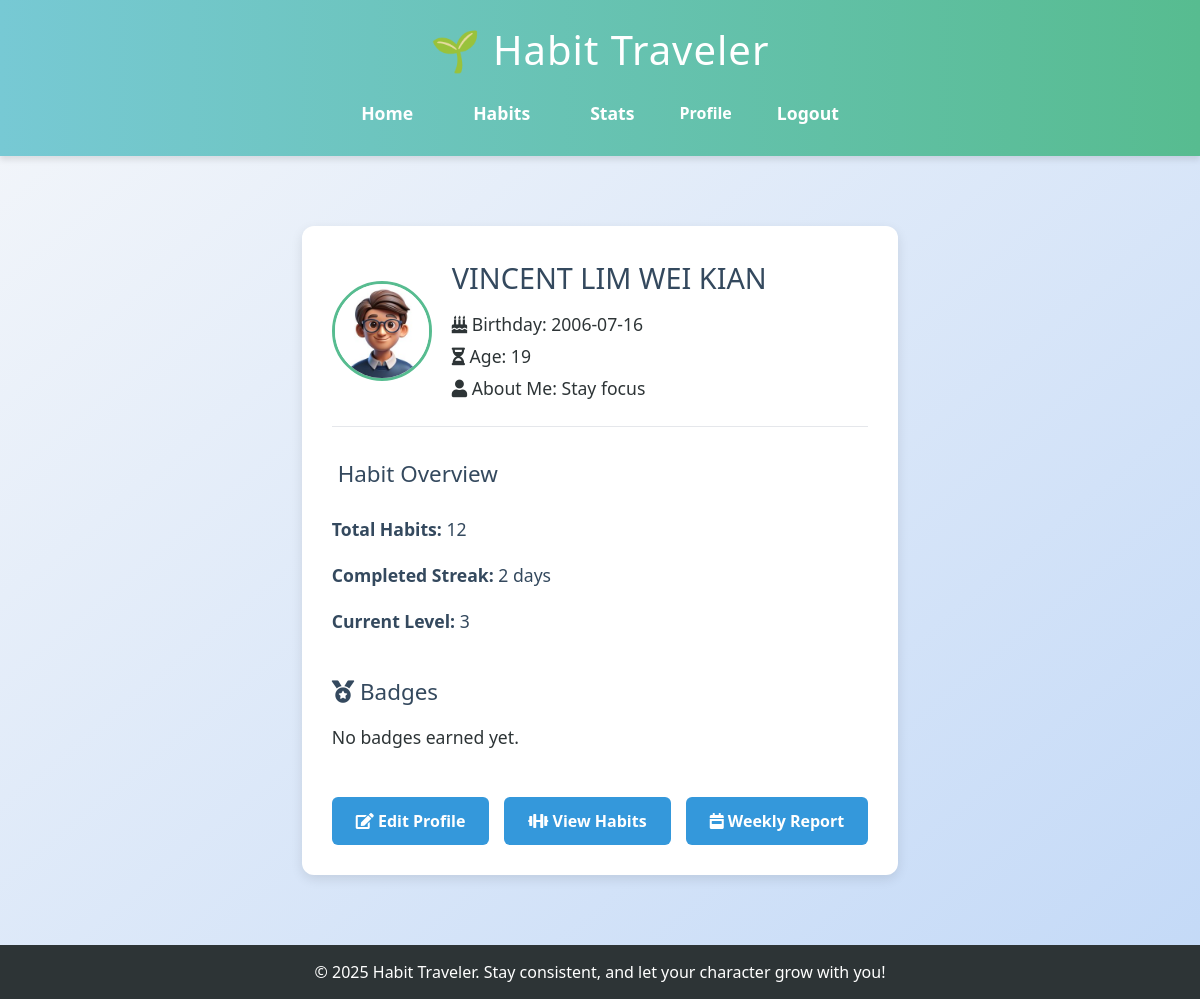
The app's page /profile (signed in), older data.
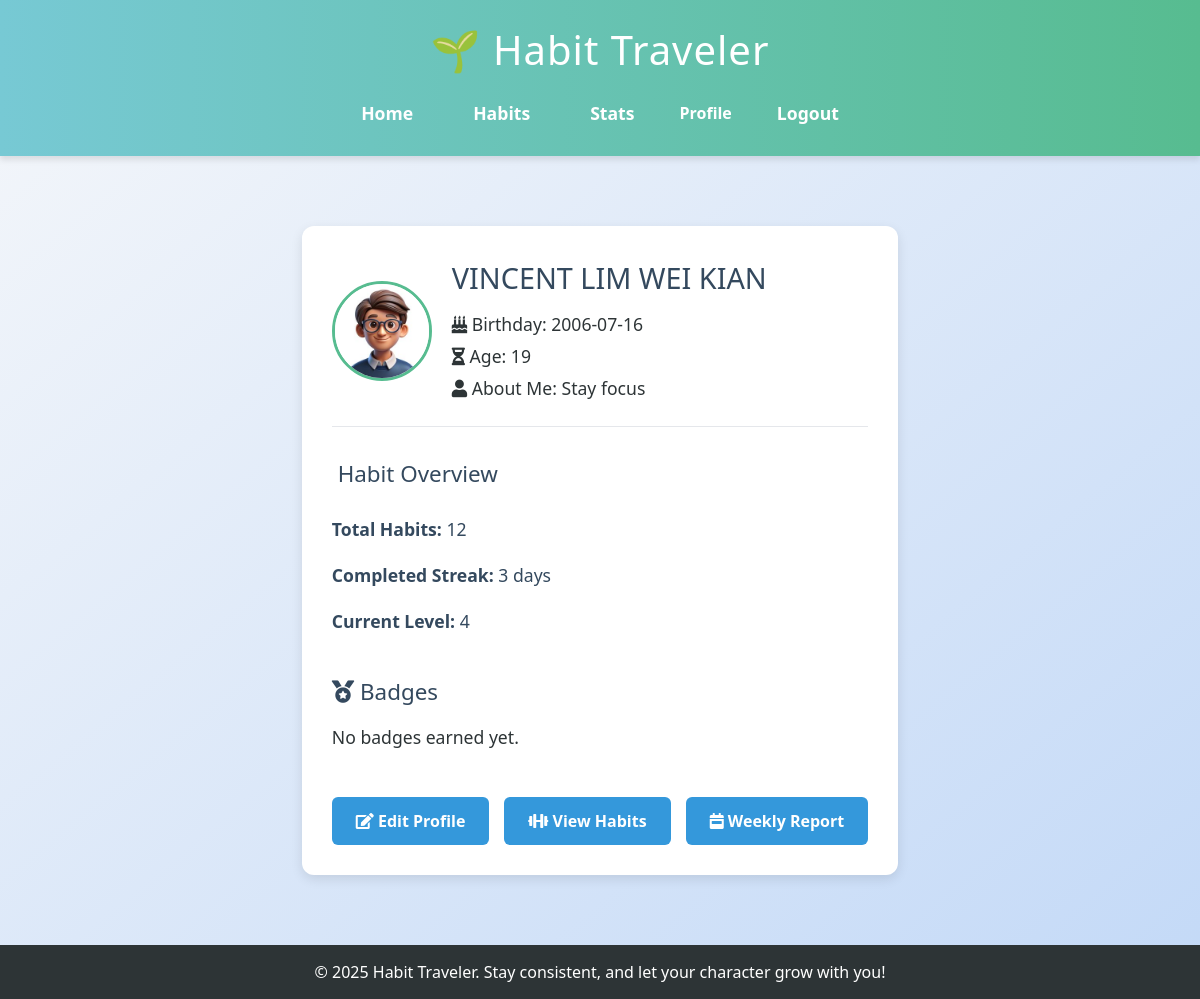
The same page, newer data.
### app.py (models this page shows)
class User(db.Model):
    id = db.Column(db.Integer, primary_key=True)
    email = db.Column(db.String(150), unique=True, nullable=False)
    name = db.Column(db.String(150), unique=True, nullable=True)
    password = db.Column(db.String(200), nullable=False)
    xp = db.Column(db.Integer, default=0)
    level = db.Column(db.Integer, default=1)
    birthday = db.Column(db.Date, nullable=True)
    age = db.Column(db.Integer, nullable=True)
    description = db.Column(db.String(500), nullable=True)
    avatar = db.Column(db.String(200), nullable=True)

### app.py (the view)
@app.route('/profile')
def profile():
    if 'user_id' not in session:
        return redirect(url_for('login'))
    user_id = session['user_id']
    user = User.query.get(user_id)
    if user:
        total_habits = Habit.query.filter_by(user_id=user_id).count()
        habit_completions = HabitCompletion.query.filter_by(user_id=user_id).all()
        streaks = {}
        for completion in habit_completions:
            habit_id = completion.habit_id
            if habit_id not in streaks:
                streaks[habit_id] = 1
            else:
                streaks[habit_id] += 1
        max_streak = max(streaks.values(), default=0)
        badges = ['Habit Master', 'Streak King', 'Goal Crusher']
        return render_template('profile.html', user=user, total_habits=total_habits, max_streak=max_streak, badges=badges)
    else:
        flash("User not found.")
        return redirect(url_for('index'))

### templates/profile.html (shortened to what this page needs)
{% extends 'base.html' %}
{% block content %}
<div class="profile-container">
    <div class="profile-header">
        <img src="{{ url_for('static', filename='avatars/' + (user.avatar if user.avatar else './default_avatar.png')) }}" alt="Avatar" class="avatar" width="120" height="120">
        <div class="profile-info">
            <h1>{{ user.name }}</h1>
            <p><i class="fas fa-birthday-cake"></i> Birthday: {{ user.birthday }}</p>
            <p><i class="fas fa-hourglass-half"></i> Age: {{ user.age }}</p>
            <p><i class="fas fa-user"></i> About Me: {{ user.description }}</p>
        </div>
    </div>
    <hr>
    <div class="profile-section">
        <h2> Habit Overview</h2>
        <ul>
            <li><strong>Total Habits:</strong> {{ total_habits }}</li>
            <li><strong>Completed Streak:</strong> {{ max_streak }} days</li>
            <li><strong>Current Level:</strong> {{ user.level }}</li>
        </ul>
    </div>
    <div class="profile-section">
        <h2><i class="fas fa-medal"></i> Badges</h2>
        <div class="badges">
            {% for badge in user.badges %}
                <span class="badge">{{ badge }}</span>
            {% else %}
                <p>No badges earned yet.</p>
            {% endfor %}
        </div>
    </div>
    <div class="profile-actions">
        <a href="{{ url_for('edit_profile') }}" class="edit-button"><i class="fas fa-edit"></i> Edit Profile</a>
        <a href="{{ url_for('habits') }}" class="edit-button"><i class="fas fa-dumbbell"></i> View Habits</a>
        <a href="{{ url_for('weekly_report') }}" class="edit-button"><i class="fas fa-calendar-week"></i> Weekly Report</a>
    </div>
</div>
{% endblock %}

### templates/base.html (shortened to what this page needs)
<!DOCTYPE html>
<html lang="en">
    <head>
        <script src="https://cdn.tailwindcss.com"></script>
        <link href="https://cdnjs.cloudflare.com/ajax/libs/font-awesome/5.15.3/css/all.min.css" rel="stylesheet">
        <link rel="stylesheet" href="{{ url_for('static', filename='style.css') }}">
    </head>
<body class="{{ request.endpoint|replace('.', '_') }}">
    <header>
        <h1>🌱 Habit Traveler</h1>
        <nav>
            <ul>
                <li><a href="{{ url_for('index') }}">Home</a></li>
                <li><a href="{{ url_for('habits') }}">Habits</a></li>
                <li><a href="{{ url_for('stats') }}">Stats</a></li>
                <a href="{{ url_for('profile') }}">Profile</a>
                {% if session.get('user_id') %}
                <li><a href="{{ url_for('logout') }}">Logout</a></li>
            {% else %}
                <li><a href="{{ url_for('login') }}">Login</a></li>
                <li><a href="{{ url_for('register') }}">Register</a></li>
            {% endif %}
         </ul>
        </nav>
    </header>
    <main>
        {% block content %}{% endblock %}
    </main>
    <footer>
        <p>&copy; 2025 Habit Traveler. Stay consistent, and let your character grow with you!</p>
    </footer>
</body>
</html>

### static/style.css (style rules this page uses)
body { margin: 0; font-family: 'Segoe UI', Tahoma, Geneva, Verdana, sans-serif; background: linear-gradient(to bottom right, #f5f7fa, #c3d9f7); color: #333; min-height: 100vh; display: flex; flex-direction: column; }
header { background: linear-gradient(to right, #77c9d4, #57bc90); color: white; padding: 20px; text-align: center; box-shadow: 0 4px 6px rgba(0,0,0,0.1); }
header h1 { margin: 0; font-size: 2.5em; letter-spacing: 1px; }
nav { margin-top: 10px; }
nav a { color: white; margin: 0 15px; text-decoration: none; font-weight: bold; transition: all 0.3s ease; }
nav ul { display: flex; justify-content: center; align-items: center; padding: 0; margin: 0; list-style: none; }
nav li { margin: 0 15px; }
main { flex: 1; padding: 30px; max-width: 900px; margin: 0 auto; text-align: center; }
main h2 { font-size: 2em; color: #4b6584; margin-bottom: 10px; }
main p { font-size: 1.1em; line-height: 1.6; margin-bottom: 20px; }
ul { list-style: none; padding: 0; }
ul li { padding: 10px 0; font-size: 1.1em; color: #34495e; }
a { color: #3498db; text-decoration: none; }
body.profile .profile-container { max-width: 600px; margin: 40px auto; background: #ffffff; padding: 30px; border-radius: 12px; box-shadow: 0 4px 12px rgba(0,0,0,0.1); text-align: left; }
body.profile .profile-container h1 { font-size: 2em; color: #34495e; margin-bottom: 20px; text-align: center; }
body.profile .profile-container p { font-size: 1.1em; margin-bottom: 15px; color: #2d3436; }
body.profile .edit-button { display: inline-block; background-color: #3498db; color: white; padding: 12px 24px; border-radius: 6px; font-weight: bold; text-decoration: none; transition: background-color 0.3s ease; }
body.profile .profile-header { display: flex; align-items: center; gap: 20px; margin-bottom: 20px; }
body.profile .avatar { width: 100px; height: 100px; border-radius: 50%; object-fit: cover; border: 3px solid #57bc90; }
body.profile .profile-info h1 { font-size: 1.8em; margin-bottom: 10px; }
body.profile .profile-info p { margin: 4px 0; }
body.profile .profile-section { margin-top: 30px; }
body.profile .profile-section h2 { color: #34495e; font-size: 1.4em; margin-bottom: 15px; }
body.profile .badges { display: flex; flex-wrap: wrap; gap: 10px; }
body.profile .profile-actions { margin-top: 30px; display: flex; gap: 15px; }
footer { background: #2d3436; color: white; text-align: center; padding: 15px 10px; font-size: 0.9em; }

Row changes from the older to the newer data that the page shows:
changed User "VINCENT LIM WEI KIAN": level "3" → "4"
Text that changed along with them:
{{ max_streak }}: "2" → "3"
